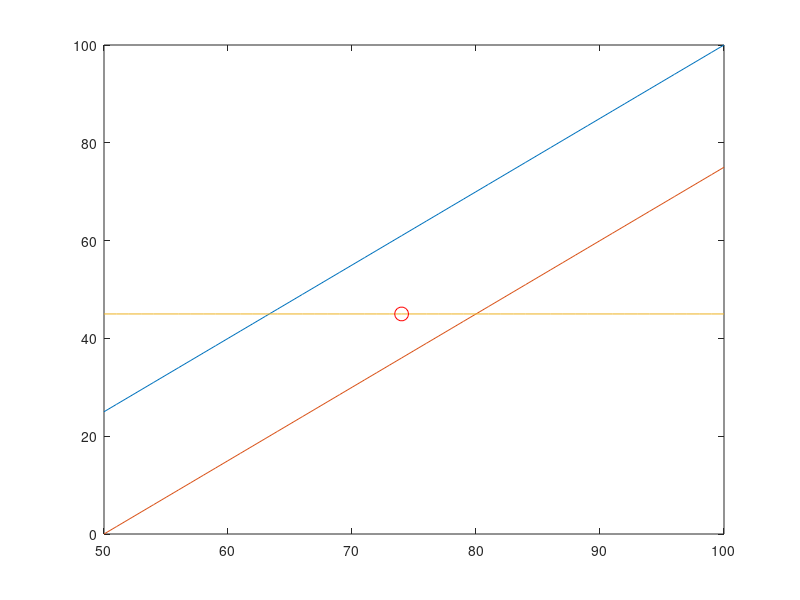
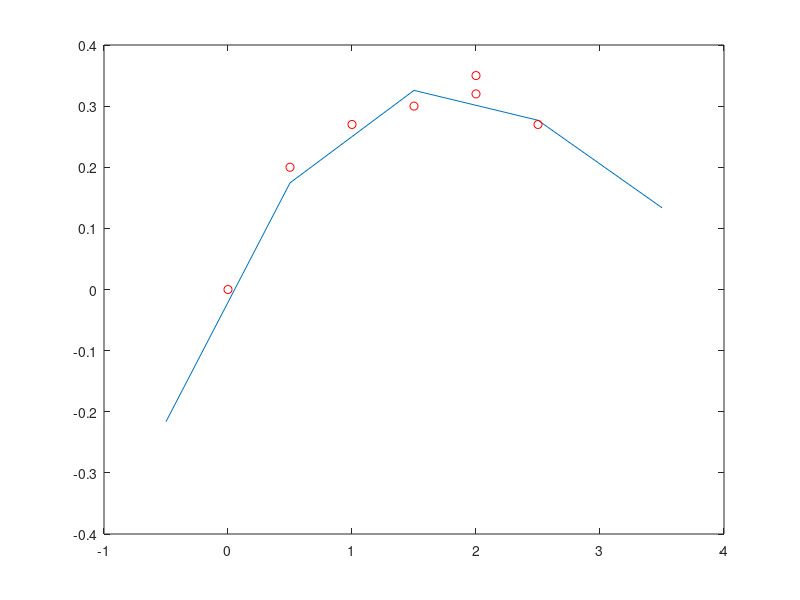

Here is the MATLAB script that generated these plots, in order:
% Q1

A1 = [9, -6; 12, -8; 0, 20];
[Q1, R1] = qr(A1);
disp(Q1);
disp(R1);
Q1_hat = Q1(1:3,1:2);
disp(Q1_hat);
R1_hat = R1(1:2,1:2);
disp(R1_hat);

b1 = [300; 600; 900];
x1 = R1_hat \ (Q1_hat' * b1);

x1_var = 50:100;
y11 = (300-9*x1_var)/(-6);
y12 = (600 - 12*x1_var)/(-8);
y13 = (900/20)*ones(size(x1_var));

figure;
plot(x1_var, y11);
hold on;
plot(x1_var, y12);
hold on;
plot(x1_var, y13);
hold on;
plot(x1(1,1), x1(2,1),'ro','MarkerSize',10);

% Q2
A2 = [exp(0), 0.0^2, 0.0, 1; 
    exp(0.5), 0.5^2, 0.5, 1;
    exp(1.0), 1.0^2, 1.0, 1;
    exp(1.5), 1.5^2, 1.5, 1;
    exp(2.0), 2.0^2, 2.0, 1;
    exp(2.0), 2.0^2, 2.0, 1;
    exp(2.5), 2.5^2, 2.5, 1;
    ];
b2 = [0; 0.2; 0.27; 0.3; 0.32; 0.35; 0.27];

x2 = inv(A2' * A2) * A2' * b2;

x2_var = -0.5:4;
y2 = x2(1,1)*exp(x2_var) + x2(2,1)*(x2_var.^2) + x2(3,1)*x2_var + x2(4,1);

figure;
plot(x2_var, y2);
hold on;
plot(0.0, 0.0, 'ro');
hold on;
plot(0.5, 0.2, 'ro');
hold on;
plot(1.0, 0.27, 'ro');
hold on;
plot(1.5, 0.3, 'ro');
hold on;
plot(2.0, 0.32, 'ro');
hold on;
plot(2.0, 0.35, 'ro');
hold on;
plot(2.5, 0.27, 'ro');
hold on;

